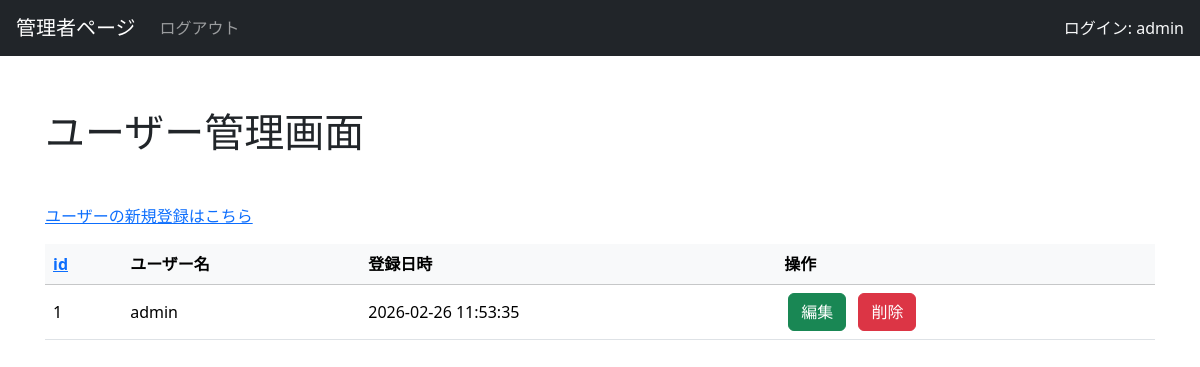
Before: /admin/admin_user.php (signed in) with the older database file.
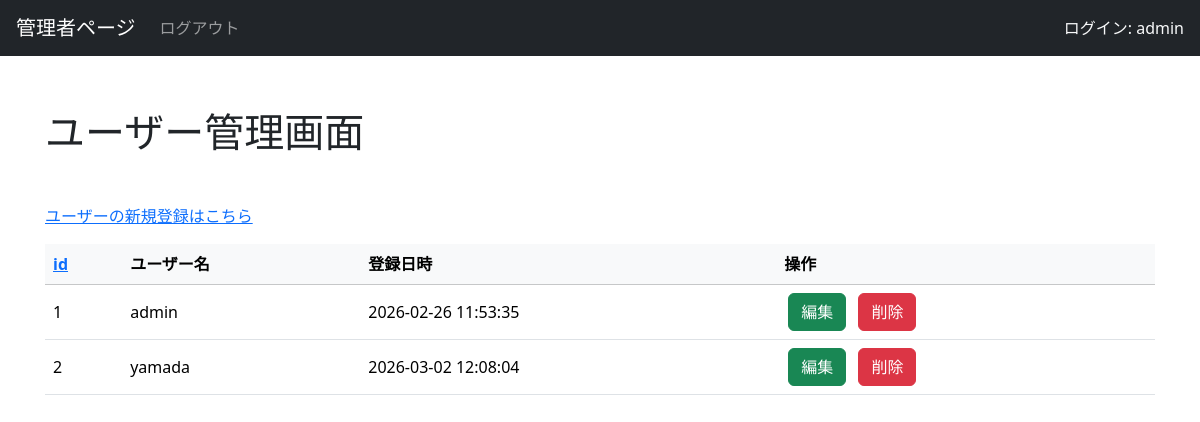
After: the same page with the newer database file.
### tables this page shows
CREATE TABLE `users` (
  `id` int(11) NOT NULL,
  `name` varchar(255) NOT NULL,
  `password` varchar(255) NOT NULL,
  `create_date` datetime NOT NULL
);

### functions/function.php (called while the page is built, shortened)
<?php
function get_sort_params($sortable, $sort, $dir, $default_sort = "id", $default_dir = "asc")
{
    return [
        "sort" => $sort,
        "dir" => $dir,
        "order_by" => $sortable[$sort] . " " . strtoupper($dir),
    ];
}
function next_sort_dir($current_sort, $clicked_sort, $current_dir)
{
    if ($current_sort === $clicked_sort) {
        return $current_dir === "asc" ? "desc" : "asc";
    }
    return "asc";
}

### admin/admin_user.php (the view, shortened to what this page needs)
<?php
require_once __DIR__ . "/../functions/function.php";
try {
    $db = db_connect();
    $sortable = [
        "id" => "id",
    ];
    $sort_params = get_sort_params(
        $sortable,
        $_GET["sort"] ?? "id",
        $_GET["dir"] ?? "asc"
    );
    $sql = "SELECT * FROM users
            ORDER BY " . $sort_params["order_by"];
    $stmt = $db->prepare($sql);
    $stmt->execute();
    $datas = $stmt->fetchAll(PDO::FETCH_ASSOC);
} catch (PDOException $e) {
    set_admin_system_message(MsgContent::COMMON_EXCEPTION->value . $e->getMessage(), MsgStatus::ERROR);
    set_error_log($e->getMessage());
    header("location:index.php");
    exit();
}
?>
<!DOCTYPE html>
<html lang="ja">
<head>
    <link rel="stylesheet" href="https://cdn.jsdelivr.net/npm/bootstrap@5.3.8/dist/css/bootstrap.min.css">
</head>
<body>
    <?php include('admin-header.php');  ?>
    <main role="main" class="container" style="padding:60px 15px 0">
        <h1 class="my-5">ユーザー管理画面</h1>
        <a href="user_add.php">
            <p>ユーザーの新規登録はこちら</p>
        </a>
        <div class="table-responsive">
            <table class="table table-hover align-middle">
                <thead class="table-light sticky-top">
                    <tr>
                        <th>
                            <a href="?sort=id&dir=<?php echo next_sort_dir($sort_params['sort'], 'id', $sort_params['dir']); ?>">id</a>
                        </th>
                        <th>ユーザー名</th>
                        <th>登録日時</th>
                        <th>操作</th>
                    </tr>
                </thead>
                <tbody>
                    <?php foreach ($datas as $data): ?>
                        <tr>
                            <td><?php echo $data["id"]; ?></td>
                            <td><?php echo $data["name"]; ?></td>
                            <td><?php echo $data["create_date"]; ?></td>
                            <td>
                                <a href="user_edit.php?id=<?php echo $data["id"]; ?>" class=" btn btn-success mx-1">編集</a>
                                <a href="user_delete.php?id=<?php echo $data["id"]; ?>" class="btn btn-danger mx-1">削除</a>
                            </td>
                        </tr>
                    <?php endforeach; ?>
                </tbody>
            </table>
        </div>
    </main>
</body>
</html>

### admin/admin-header.php (shortened to what this page needs)
<?php
require_once __DIR__ . "/../functions/function.php";
?>
<nav class="navbar navbar-expand navbar-dark bg-dark fixed-top px-3">
    <a class="navbar-brand" href="./index.php">管理者ページ</a>
    <div class="collapse navbar-collapse">
        <ul class="navbar-nav mr-auto">
            <a class="nav-link" href="./logout.php">ログアウト</a></li>
        </ul>
    </div>
    <?php if (isset($_SESSION["admin_user_name"])): ?>
        <span class="text-light">ログイン: <?php echo $_SESSION["admin_user_name"]; ?></span>
    <?php endif; ?>
</nav>

Changed rows visible on the page:
added users: id "2", name "yamada", create_date "2026-03-02 12:08:04"
